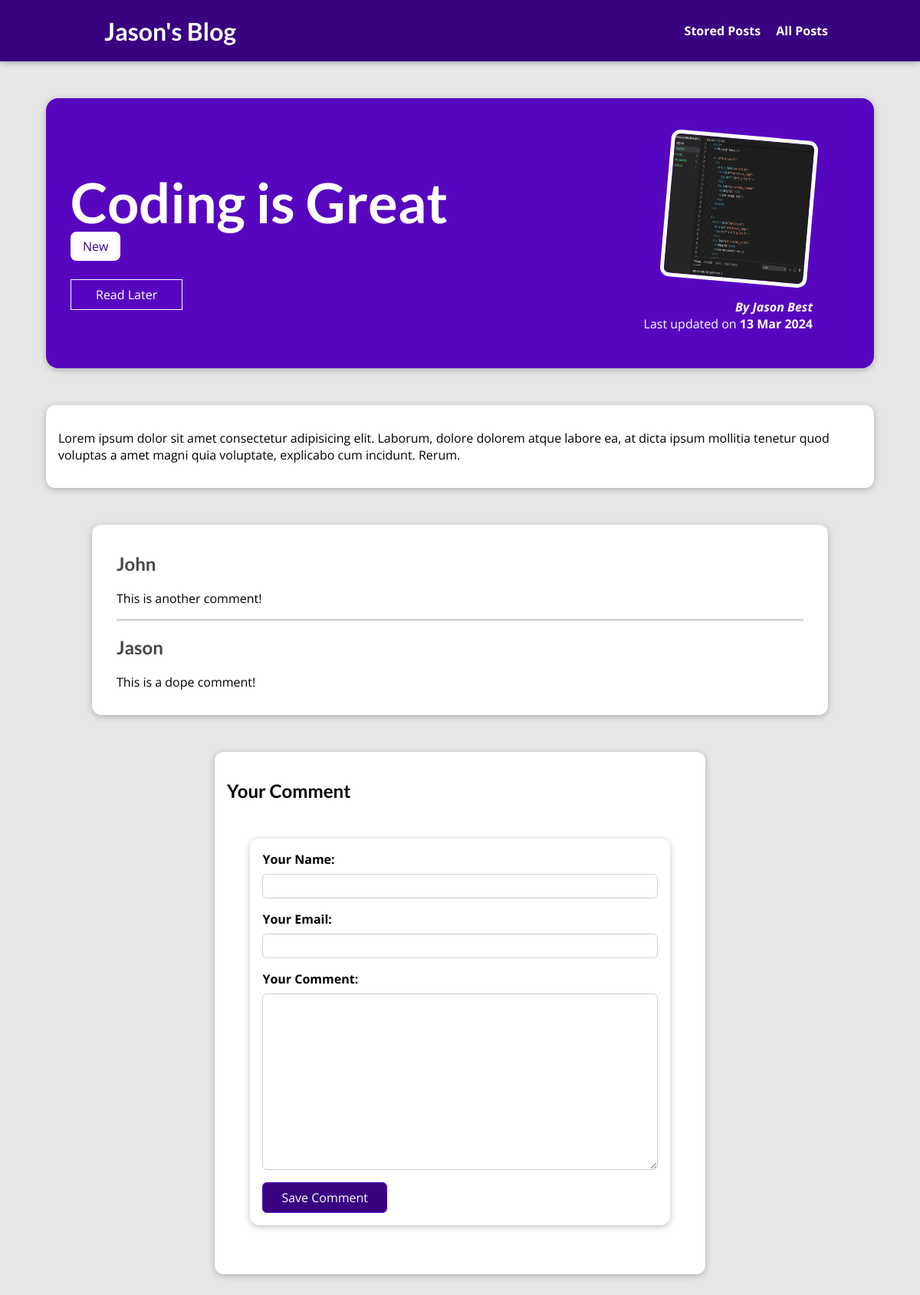
The app's page /post/Coding with its own data.
### blog/models.py (models this page shows, shortened)
class Post(models.Model):
    title = models.CharField(max_length=150)
    excerpt = models.CharField(max_length=200)
    image = models.ImageField(upload_to="posts", null=True)
    date = models.DateField(auto_now=True)
    slug = models.SlugField(unique=True, db_index=True)
    content = models.TextField(validators=[MinLengthValidator(10)])
    author = models.ForeignKey(Author, on_delete=models.SET_NULL, null=True, related_name="posts")
    tags = models.ManyToManyField(Tag)

class Tag(models.Model):
    caption= models.CharField(max_length=20)

class Author(models.Model):
    first_name = models.CharField(max_length=100)
    last_name = models.CharField(max_length=100)
    email_address = models.EmailField(max_length=100)
    def full_name(self):
        return f"{self.first_name} {self.last_name}"
    def __str__(self):
        return self.full_name()

class Comment(models.Model):
    user_name = models.CharField(max_length=120)
    user_email = models.EmailField()
    text = models.TextField(max_length=400)
    post = models.ForeignKey(Post, on_delete=models.CASCADE, related_name ="comments")

### blog/views.py (the view, shortened to what this page needs)
# urls.py: path("post/<slug:slug>", views.SinglePostView.as_view(), name="post-details-page"),
class SinglePostView(View):
    def is_stored_post(self, request, post_id):
        stored_posts = request.session.get("stored_posts")
        if stored_posts is not None:
            is_saved_for_later = post_id in stored_posts
        else:
            is_saved_for_later = False
        return is_saved_for_later
    def get(self, request, slug):
        post = Post.objects.get(slug=slug)
        context = {
            "post":post,
            "post_tags": post.tags.all(),
            "comment_form": CommentForm(),
            "comments": post.comments.all().order_by("-id"),
            "saved_for_later": self.is_stored_post(request, post.id),
        }
        return render(request, "blog/post-detail.html", context)

### blog/forms.py
class CommentForm(forms.ModelForm):
    class Meta:
        model = Comment
        exclude = ["post"]
        labels = {
            "user_name": "Your Name",
            "user_email": "Your Email",
            "text": "Your Comment",
        }

### blog/templates/blog/post-detail.html (shortened to what this page needs)
{% extends "base.html" %}
{% load static %}
{% block css_files %}
    <link rel="stylesheet" href="{% static "blog/post-detail.css" %}">
{% endblock %}
{% block content %}
    <section id="summary">
        <h2>{{post.title}}</h2>
        <div>
            {% for tag in post_tags %}
            <span class="tags">{{tag.caption}}</span>
            {% endfor %}
        </div>
        <div id="read-later">
            <form action="{% url "read-later" %}" method="POST">
                <button>
                    {% if saved_for_later %}
                        Remove from "Read Later" List
                    {% else %}
                        Read Later
                    {% endif %}
                </button>
            </form>
        </div>
        <article>
            <img src="{{ post.image.url }}" alt="{{post.title}}">
            <address>By <a href="mailto:{{post.author.email_address}}">{{post.author}}</a></address>
            <div>
                Last updated on <time>{{post.date|date:"d M Y"}}</time>
            </div>
        </article>
    </section>
    <main>
        {{post.content|linebreaks}}
    </main>
    <section id="comments">
        <ul>
            {% for comment in comments %}
                <li>
                    <h2>{{ comment.user_name }}</h2>
                    <p>{{ comment.text|linebreaks}}</p>
                </li>
            {% endfor %}
        </ul>
    </section>
    <section id="comment-form">
        <h2>Your Comment</h2>
        <form id="comment-form" action="{% url "post-details-page" post.slug %}" method="POST">
            {% for form_field in comment_form %}
                <div class="form-control {% if form_field.errors %}invalid{% endif %}">
                    {{ form_field.label_tag }}
                    {{ form_field }}
                </div>
            {% endfor %}
            <button>Save Comment</button>
        </form>
    </section>
{% endblock %}

### templates/base.html (shortened to what this page needs)
{% load static %}
<!DOCTYPE html>
<html lang="en">
<head>
    <link rel="stylesheet" href="{% static "app.css" %}">
    {% block css_files %}{% endblock %}
</head>
<body>
    <header id="main-navigation">
        <h1><a href="{% url "home" %}">Jason's Blog</a></h1>
        <nav>
            <a href="{% url "read-later" %}">Stored Posts</a>
            <a href="{% url "posts-page" %}">All Posts</a>
        </nav>
    </header>
    {% block content%}
    {% endblock %}
</body>
</html>

### static/app.css (style rules this page uses)
* { box-sizing: border-box; }
html { font-family: 'Open Sans', 'Lato', sans-serif; }
body { margin: 0; }
h1, h2, h3 { font-family: 'Lato', sans-serif; font-weight: bold; }
#main-navigation { width: 100%; height: 5rem; display: flex; justify-content: space-between; align-items: center; padding: 0 10%; position: absolute; top: 0; left: 0; }
#main-navigation a { text-decoration: none; color: white; font-weight: bold; margin-left: 1rem; }

### blog/static/blog/post-detail.css (style rules this page uses)
body { background-color: #e7e7e7; }
#main-navigation { background-color: #390281; box-shadow: 0 2px 8px rgba(0, 0, 0, 0.25); }
#summary { margin: 8rem auto 3rem auto; padding: 2rem; width: 90%; max-width: 90rem; border-radius: 16px; background-color: #5706c0; position: relative; box-shadow: 0 2px 8px rgba(0, 0, 0, 0.25); height: 22rem; }
#summary h2 { color: white; font-size: 4.5rem; margin-bottom: 0.25rem; }
#summary article { position: absolute; top: 2rem; right: 3rem; padding: 1rem 2rem; border-radius: 12px; text-align: right; color: white; }
#summary article img { width: 12rem; height: 12rem; border-radius: 12px; transform: rotateZ(5deg); border: 5px solid white; margin-bottom: 1rem; }
#summary address { font-weight: bold; }
#summary a { color: white; text-decoration: none; }
#summary time { font-weight: bold; }
main { width: 90%; max-width: 90rem; margin: 3rem auto; background-color: white; padding: 1rem; border-radius: 12px; box-shadow: 0 2px 8px rgba(0, 0, 0, 0.25); }
.tags { background-color: white; color: #390281; padding: .5rem 1rem; border-radius: 8px; }
#comment-form { margin: 3rem auto; width: 90%; max-width: 40rem; border-radius: 12px; background-color: white; box-shadow: 0 2px 8px rgba(0,0,0,0.25); padding: 1rem; }
.form-control { margin-bottom: 1rem; }
.form-control label { font-weight: bold; margin-bottom: 0.5rem; display: block; }
.form-control input, .form-control textarea { display: block; width: 100%; font: inherit; padding: 0.25rem; border-radius: 6px; border: 1px solid #ccc; }
#comment-form button { font: inherit; background-color: #390281; color: white; border: 1px solid #5706c0; padding: 0.5rem 1.5rem; border-radius: 6px; cursor: pointer; }
#comments { margin: 3rem auto; width: 90%; max-width: 60rem; border-radius: 12px; background-color: white; box-shadow: 0 2px 8px rgba(0,0,0,0.25); padding: 1rem 2rem; }
#comments ul { list-style: none; margin: 0; padding: 0; }
#comments li { margin-bottom: 1rem; border-bottom: 2px solid #ccc; }
#comments li:last-of-type { border-bottom: none; }
#comments h2 { color: #464646; }
#read-later { margin: 2rem 0; }
#read-later button { background-color: transparent; border: white solid 1px; padding: 0.5rem 2rem; font: inherit; color: white; cursor: pointer; }

### records on screen
Post: title "Coding is Great", image (picture), author "Jason Best", date "13 Mar 2024", content "Lorem ipsum dolor sit amet consectetur adipisicing elit. Laborum, dolore dolorem atque labore ea, at dicta ipsum mollitia tenetur quod voluptas a amet magni quia voluptate, explicabo cum incidunt. Rerum."
Tag: caption "New"
Comment: user_name "John", text "This is another comment!"
Comment: user_name "Jason", text "This is a dope comment!"
